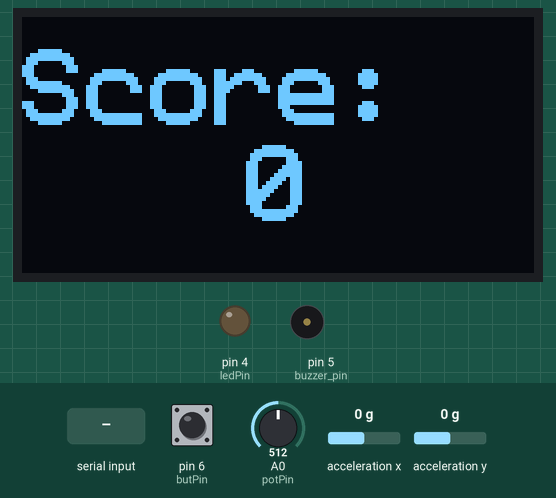
This sketch was run on a simulated Arduino Uno, built with avr-gcc and run on an emulated ATmega328P. Parts: 128×64 one-colour display, output pins drawn as LEDs (lit = HIGH), buzzer (waves = sounding). Inputs (shaded band) come from the test bench; at power-on: pin 6 (butPin) LOW, A0 (potPin) = 512, acceleration x 0 g, acceleration y 0 g. What the sketch prints to the serial monitor is not drawn.

Above: at 1.3 s.
1.4 s: "1" received over Serial
At 1.88 s:
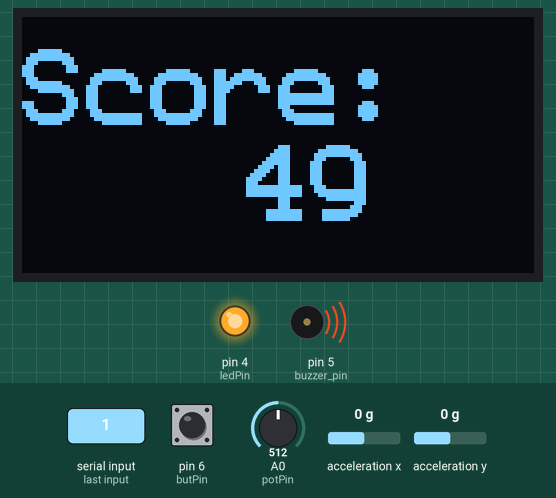
At 3.0 s:
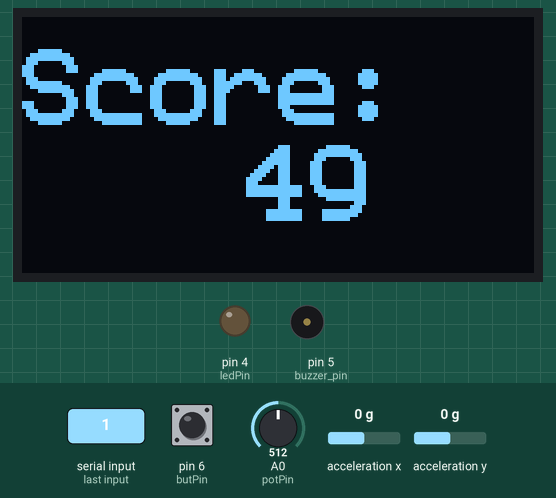
3.4 s: "0" received over Serial
At 5.1 s:
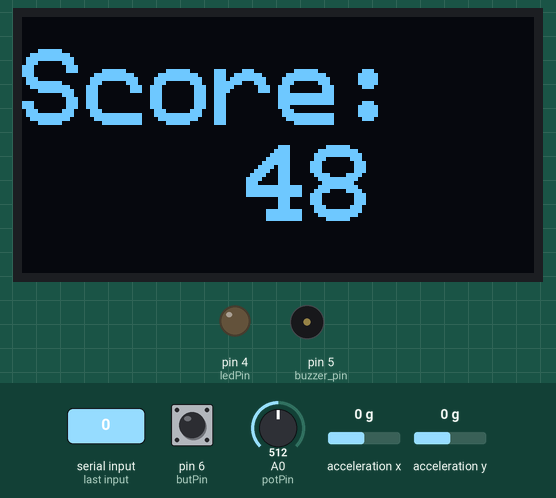
Timing chart, 0 to 6.6 s (numbered marks = the images above; inputs shaded):
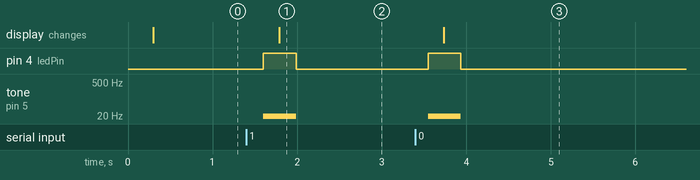

Measured:
- after the input at 1.4 s, pin 4 (ledPin): LOW → HIGH after 0.20 s, → LOW 0.39 s later; tone on pin 5 (buzzer_pin): silent → 10 Hz after 0.20 s, → silent 0.39 s later; the display: changes after 0.39 s (image 1)
- after the input at 3.4 s, pin 4 (ledPin): LOW → HIGH after 0.15 s, → LOW 0.39 s later; tone on pin 5 (buzzer_pin): silent → 10 Hz after 0.15 s, → silent 0.39 s later; the display: changes after 0.34 s (image 3)

The sketch:

roboticArm.ino
```cpp
//LAST UPDATED 11:27AM 12/12
// Tahsin Can Sarlak - Tufts ENP 162 Fall 2020 Arduino robotic arm
// make sure to install LIS3DHTR library
// make sure to install U8g2 library by oliver

//Gravity Acceleration include libraries
#include "LIS3DHTR.h"

#ifdef SOFTWAREWIRE
    #include <SoftwareWire.h>
    SoftwareWire myWire(3, 2);
    LIS3DHTR<SoftwareWire> LIS;       //Software I2C
    #define WIRE myWire
#else
    #include <Wire.h>
    LIS3DHTR<TwoWire> LIS;           //Hardware I2C
    #define WIRE Wire
#endif

//OLED Display include libraries
#include <U8g2lib.h>
#include <U8x8lib.h>
U8X8_SSD1306_128X64_NONAME_HW_I2C u8x8(/* reset=*/ U8X8_PIN_NONE);
//U8X8_SSD1306_128X64_NONAME_SW_I2C u8x8(/* clock=*/ SCL, /* data=*/ SDA, /* reset=*/ U8X8_PIN_NONE);   // OLEDs without Reset of the Display


//DECLARE pins and variables
int potPin = A0;

int butPin = 6;

int ledPin = 4;

int potVal = 0;

int state_but = 0;

float totalAccel = 0;

int buzzer_pin = 5;

int incomingByte; //variable for reading from serial port (from p5.js)

int buzzer_freq = 10;

int score = 0;


//---------SET-UP---------------------
void setup() {

  // This will start the serial where you can write sensor values
  Serial.begin(9600);

  pinMode(ledPin, OUTPUT); // Prepare the LED Pin for receiving output

  pinMode(potPin, INPUT); // Prepare the Potentiometer Pin for receiving input

  pinMode(butPin, INPUT); // Prepare the Button Pin for receiving input

  // accel set up
    while (!Serial) {};
    LIS.begin(WIRE, 0x19); //IIC init
    delay(100);
    LIS.setOutputDataRate(LIS3DHTR_DATARATE_50HZ);

  //OLED setup
  u8x8.setBusClock(100000);  // If you breakout other modules, please enable this line
  u8x8.begin();
  u8x8.setFlipMode(1);
}


void loop() {

  //--------POTENTIOMETER------------
  //reads the analogue voltage from the pot via ADC and stores it in the variable. It will range between 0 to 1023
  potVal = analogRead(potPin);

  // This will write the potentiometer and will put a comma after it.
  // P5.js code will be able distunguish two sensor values by seperating the line with the comma.
  Serial.print(potVal);
  Serial.print(',');

  //--------BUTTON------------
  // reads the digital voltage value and will store it in the variable.
  state_but = digitalRead(butPin);  //It will be either 0 or 1

  // This will write the button's state and will end the line, so that the next time void loop() runs,
  // the new values will be on the other line.
  Serial.print(state_but);
  Serial.print(',');

  // This code will control the LED on the button. If the button is pressed, it will light up the LED
  //digitalWrite(ledPin,state_but?HIGH:LOW);

  //--------ACCELEROMETER------------
  if (!LIS) {
        Serial.println("LIS3DHTR didn't connect.");
        while (1);
        return;
    }
    //3 axis accel read and print
    //Serial.print("x:"); Serial.print(LIS.getAccelerationX()); Serial.print("  ");
    //Serial.print("y:"); Serial.print(LIS.getAccelerationY()); Serial.print("  ");
    //Serial.print("z:"); Serial.println(LIS.getAccelerationZ());

    //read accel
   totalAccel = abs(LIS.getAccelerationX())+abs(LIS.getAccelerationY())+abs(LIS.getAccelerationY());

    //write accel
    Serial.println(totalAccel); //starts new line after printing


  //--------BUZZER------------
  if (Serial.available() > 0) { //see if there is incoming serial data
    incomingByte = Serial.read(); //read it
    score = incomingByte;
    tone(buzzer_pin,buzzer_freq);
    digitalWrite(ledPin,HIGH);
  } else {
    noTone(buzzer_pin);
    digitalWrite(ledPin,LOW);
  }

  //--------OLED DISPLAY------------
  //https://github.com/olikraus/u8g2/wiki/fntlist8x8
  u8x8.setFont(u8x8_font_profont29_2x3_f);
  u8x8.setCursor(0, 1);
  u8x8.print("Score:");
  u8x8.setCursor(7, 4);
  u8x8.print(score);


  // Will put a delay between loops
  delay(200);
  }
```
